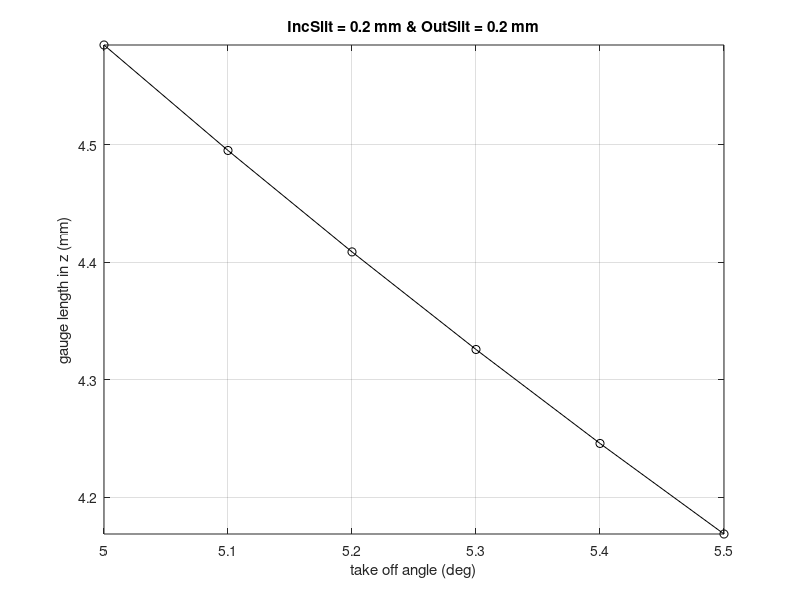

Here is the MATLAB script that generated this plot:
clear all
close all
clc

%%%%%%%%%%%%%%%%%%%%%%%%%%%%%%%%%%%%%%%%%%%%%%%%%%%%%%%%%%%%%%%%%%%%%%%%%%%%%%
TakeOffAngle    = 5.0:0.1:5.5;                    % IN deg
IncSlitSizeRad  = 0.2;                          % IN mm
OutSlitSizeRad  = 0.2;                          % IN mm
%%%%%%%%%%%%%%%%%%%%%%%%%%%%%%%%%%%%%%%%%%%%%%%%%%%%%%%%%%%%%%%%%%%%%%%%%%%%%%

GaugeLengthZUS  = IncSlitSizeRad*cosd(TakeOffAngle./2)./sind(TakeOffAngle);
GaugeLengthZDS  = OutSlitSizeRad*cosd(TakeOffAngle./2)./sind(TakeOffAngle);
GaugeLengthZ    = GaugeLengthZUS + GaugeLengthZDS;

figure(2)
plot(TakeOffAngle, GaugeLengthZ, 'ko-')
axis tight
title(['IncSlit = ', num2str(IncSlitSizeRad), ' mm & OutSlit = ', num2str(OutSlitSizeRad), ' mm'])
xlabel('take off angle (deg)')
ylabel('gauge length in z (mm)')
grid on
